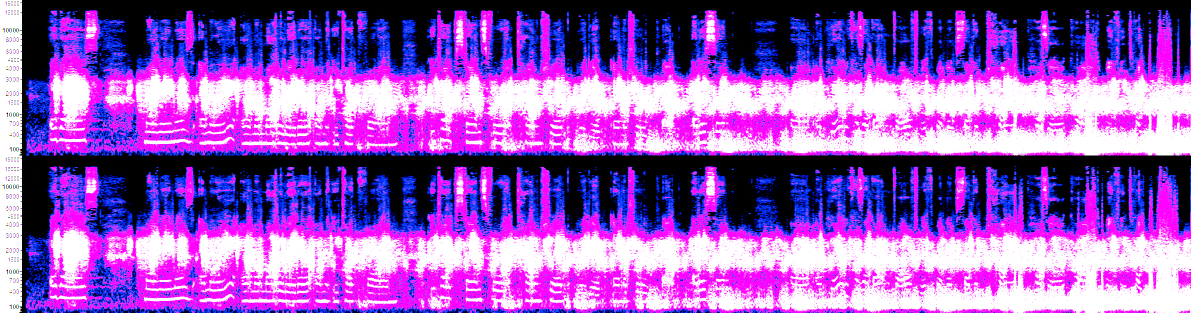
#> input picture self_introduction_memory_dump/_Tape9_thought/self_intro_spec_cont_brightened.png, 2381 x 626 px, found by its file name (shown at 1/2 size)
$ python enhance_formant_shelves.py
#> lines starting #> are read from the running program, lines starting #| are printed output that depends on the picture
import numpy as np
from PIL import Image
import matplotlib
matplotlib.use('Agg')
import matplotlib.pyplot as plt
from scipy.ndimage import uniform_filter1d

# Read the brightened spectrogram image
img = Image.open(r'C:\stack\arg\self_intro_spec_cont_brightened.png')
#> img is the input picture: PIL image 2381x626 RGBA; mean R, G, B, A 151.5, 89.1, 191.2, 255
img_array = np.array(img)

print(f"Image shape: {img_array.shape}")
#| Image shape: (626, 2381, 4)

# Convert to grayscale
if len(img_array.shape) == 3 and img_array.shape[2] in [3, 4]:
    gray = np.mean(img_array[:,:,:3], axis=2)
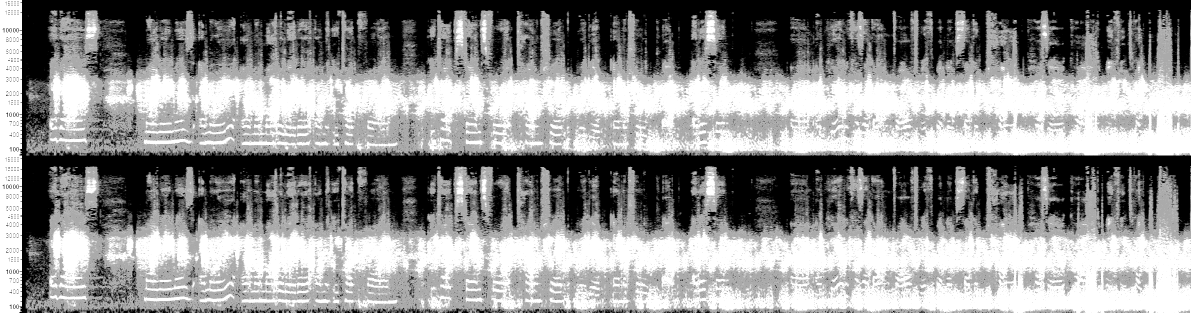
#> gray: shape (626, 2381) float64 (shown at 1/2 size); min 0, max 255, mean 143.9
else:
    gray = img_array

# The image is 2381x626
# LEFT channel: top half (rows 0-310)
# RIGHT channel: bottom half (rows 311-625)

# The red box in the structures image highlights a region in the LEFT channel
# This appears to be the ~400-1000 Hz range
# Looking at the frequency labels: 400 is near row ~200, 700 near row ~170, 1000 near row ~150

# Let's extract the formant shelf region more precisely
# From visual inspection, the shelves are around rows 150-200 in LEFT channel
left_shelf = gray[140:210, :]
right_shelf = gray[450:520, :]  # Same region in RIGHT channel

print(f"LEFT shelf region: {left_shelf.shape}")
#| LEFT shelf region: (70, 2381)
print(f"RIGHT shelf region: {right_shelf.shape}")
#| RIGHT shelf region: (70, 2381)

# Enhance contrast
from PIL import ImageEnhance

# Convert to PIL for enhancement
left_pil = Image.fromarray(left_shelf.astype(np.uint8))
right_pil = Image.fromarray(right_shelf.astype(np.uint8))
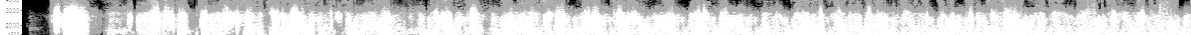
#> right_pil: PIL image 2381x70 L (shown at 1/2 size); min 0, max 255, mean 209.4

# Enhance contrast
enhancer = ImageEnhance.Contrast(left_pil)
left_enhanced = enhancer.enhance(3.0)
enhancer = ImageEnhance.Contrast(right_pil)
right_enhanced = enhancer.enhance(3.0)
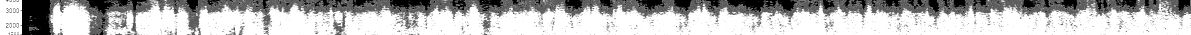
#> right_enhanced: PIL image 2381x70 L (shown at 1/2 size); min 0, max 255, mean 182.7

# Save enhanced regions
plt.figure(figsize=(24, 4))
plt.imshow(left_enhanced, aspect='auto', cmap='gray', vmin=0, vmax=255)
plt.title('LEFT Channel - Formant Shelf Region (Enhanced 3x)')
plt.xlabel('Time (pixels)')
plt.ylabel('Frequency')
plt.tight_layout()
plt.savefig(r'C:\stack\arg\tapes_man_2\left_shelf_enhanced.png', dpi=200)
plt.close()

plt.figure(figsize=(24, 4))
plt.imshow(right_enhanced, aspect='auto', cmap='gray', vmin=0, vmax=255)
plt.title('RIGHT Channel - Formant Shelf Region (Enhanced 3x)')
plt.xlabel('Time (pixels)')
plt.ylabel('Frequency')
plt.tight_layout()
plt.savefig(r'C:\stack\arg\tapes_man_2\right_shelf_enhanced.png', dpi=200)
plt.close()

# Try thresholding to make the shelves more visible
left_thresh = np.array(left_enhanced)
right_thresh = np.array(right_enhanced)

# Adaptive thresholding
left_binary = left_thresh > np.mean(left_thresh) + 0.5 * np.std(left_thresh)
right_binary = right_thresh > np.mean(right_thresh) + 0.5 * np.std(right_thresh)

plt.figure(figsize=(24, 4))
plt.imshow(left_binary, aspect='auto', cmap='binary')
plt.title('LEFT Channel - Binary Threshold')
plt.xlabel('Time (pixels)')
plt.ylabel('Frequency')
plt.tight_layout()
plt.savefig(r'C:\stack\arg\tapes_man_2\left_shelf_binary.png', dpi=200)
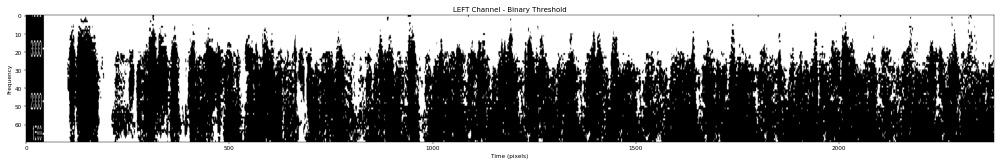
#> figure drawn by matplotlib, 1 panel
plt.close()

plt.figure(figsize=(24, 4))
plt.imshow(right_binary, aspect='auto', cmap='binary')
plt.title('RIGHT Channel - Binary Threshold')
plt.xlabel('Time (pixels)')
plt.ylabel('Frequency')
plt.tight_layout()
plt.savefig(r'C:\stack\arg\tapes_man_2\right_shelf_binary.png', dpi=200)
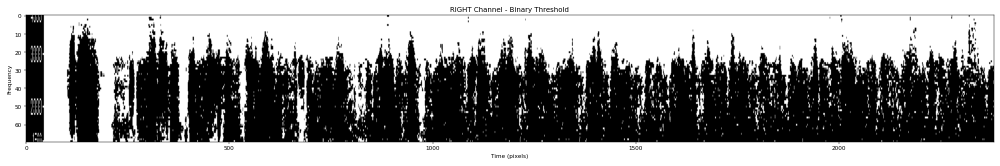
#> figure drawn by matplotlib, 1 panel
plt.close()

# Try extreme contrast enhancement
enhancer = ImageEnhance.Contrast(left_pil)
left_extreme = enhancer.enhance(10.0)
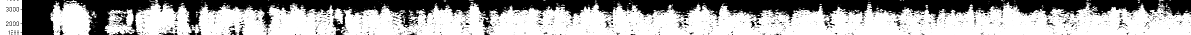
#> left_extreme: PIL image 2381x70 L (shown at 1/2 size); min 0, max 255, mean 160.6
enhancer = ImageEnhance.Contrast(right_pil)
right_extreme = enhancer.enhance(10.0)
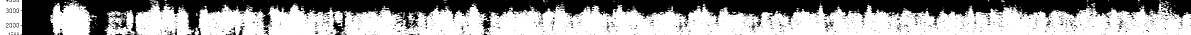
#> right_extreme: PIL image 2381x70 L (shown at 1/2 size); min 0, max 255, mean 152.7

plt.figure(figsize=(24, 4))
plt.imshow(left_extreme, aspect='auto', cmap='gray', vmin=0, vmax=255)
plt.title('LEFT Channel - Extreme Contrast (10x)')
plt.xlabel('Time (pixels)')
plt.ylabel('Frequency')
plt.tight_layout()
plt.savefig(r'C:\stack\arg\tapes_man_2\left_shelf_extreme.png', dpi=200)
plt.close()

plt.figure(figsize=(24, 4))
plt.imshow(right_extreme, aspect='auto', cmap='gray', vmin=0, vmax=255)
plt.title('RIGHT Channel - Extreme Contrast (10x)')
plt.xlabel('Time (pixels)')
plt.ylabel('Frequency')
plt.tight_layout()
plt.savefig(r'C:\stack\arg\tapes_man_2\right_shelf_extreme.png', dpi=200)
plt.close()

print("\nEnhanced images saved:")
print("  left_shelf_enhanced.png")
print("  right_shelf_enhanced.png")
print("  left_shelf_binary.png")
print("  right_shelf_binary.png")
print("  left_shelf_extreme.png")
print("  right_shelf_extreme.png")
